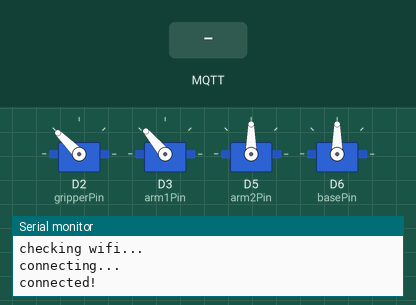
Bench run of a sketch on a simulated Arduino MKR. Parts: 4 × servo, the last lines printed to the serial monitor. Inputs (shaded band) come from the test bench. WiFi joins after 1.5 s; servers stay silent unless stated; no MQTT or app messages arrive unless stated.

Above: at 4.7 s.
4.8 s: MQTT message "alexa_topic" arrives on the second subscribed topic
At 5.4 s:
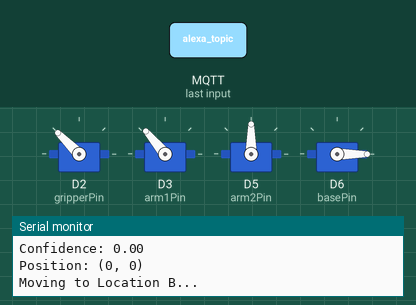
At 8.5 s:
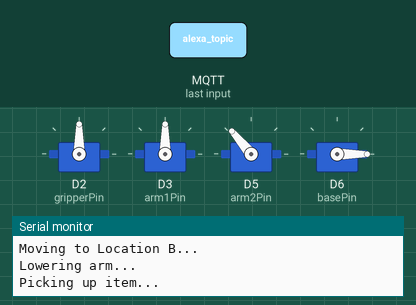
13.8 s: MQTT message "classification_topic" arrives on the second subscribed topic
At 18.9 s:
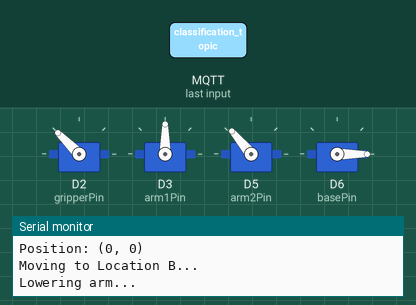
Timing chart, 0 to 22.8 s (numbered marks = the images above; inputs shaded):
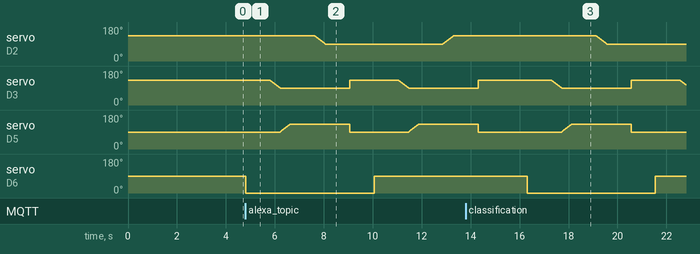

Measured:
- after the input at 4.8 s, servo on D6 (basePin): 90° → 0° at once, → 90° 5.3 s later
- after the input at 13.8 s, servo on D2 (gripperPin): moves from 135° to 90° over 0.44 s, starting after 5.3 s; servo on D6 (basePin): 90° → 0° after 2.5 s, → 90° 5.3 s later
- by itself, servo on D3 (arm1Pin): ramps from 130° to 90° and jumps back, once every 6.3 s
- by itself, servo on D5 (arm2Pin): ramps from 90° to 130° and jumps back, once every 6.3 s

The sketch:

ArduinoMKRWiFi1010_RoboticArm.ino
```cpp
#define BROKER_IP    "x.x.x.x"
#define DEV_NAME     "client-name"
#define MQTT_USER    "user-name"
#define MQTT_PW      "user-password"
#define MQTT_MAX_PACKET_SIZE 1024

const char ssid[] = "your-ssid";
const char pass[] = "your-password";

#include <ArduinoJson.h>
#include <MQTT.h>
#include <WiFiNINA.h>
#include <map>
#include <string>
#include <algorithm>
#include <Servo.h>

WiFiClient net;
MQTTClient client;

struct Component {
    std::string label;
    float confidence;
    int posX;
    int posY;
};
std::map<std::string, Component> componentMap;

Servo gripperServo;  // Servo 1 (Gripper)
Servo armServo1;     // Servo 2 (Up/Down)
Servo armServo2;     // Servo 3 (Up/Down)
Servo baseServo;     // Servo 4 (Rotation)

const int gripperPin = 2;
const int arm1Pin = 3;
const int arm2Pin = 5;
const int basePin = 6;

const int basePositionA = 90;  // Rotation at Location A
int basePositionB = 0; // Rotation at Location B

const int arm1UpPosition = 130;   // Arm lifted
const int arm2UpPosition = 90;   // Arm lifted
const int arm1DownPosition = 90; // Arm lowered
const int arm2DownPosition = 130; // Arm lowered

const int gripperOpen = 135;  // Open gripper
const int gripperClosed = 90; // Close gripper

const int stepDelay = 10; // Delay between steps

void storeData(const char* topic, const char* jsonPayload) {
    StaticJsonDocument<200> doc;
    deserializeJson(doc, jsonPayload);

    Component comp;
    comp.label = doc["label"].as<std::string>();
    comp.confidence = doc["confidence"].as<float>();
    comp.posX = doc["position"]["x"].as<int>();
    comp.posY = doc["position"]["y"].as<int>();

    componentMap[comp.label] = comp;
}

Component getComponentData(const std::string& label) {
    if (componentMap.find(label) != componentMap.end()) {
        return componentMap[label];
    } else {
        return {"", 0.0, 0, 0};  // Return an empty component if not found
    }
}

void printComponentMap() {
    Serial.println("Stored components:");

    for (const auto& pair : componentMap) {
        Serial.print("Label: ");
        Serial.println(pair.second.label.c_str());

        Serial.print("Confidence: ");
        Serial.println(pair.second.confidence);

        Serial.print("Position: (");
        Serial.print(pair.second.posX);
        Serial.print(", ");
        Serial.print(pair.second.posY);
        Serial.println(")");

        Serial.println("---------------------");
    }
}

void connect() {
  Serial.print("checking wifi...");
  while (WiFi.status() != WL_CONNECTED) {
    Serial.print(".");
    delay(1000);
  }
  Serial.print("\nconnecting...");
  while (!client.connect(DEV_NAME, MQTT_USER, MQTT_PW)) {
    Serial.print(".");
    delay(1000);
  }
  Serial.println("\nconnected!");
  client.subscribe("classification_topic");
  client.subscribe("alexa_topic");
}

void messageReceived(String &topic, String &payload) {
  //Serial.println("incoming: " + topic + " - " + payload);
  if (topic == "alexa_topic") {
    Serial.println("incoming: " + topic + " - " + payload);
    //printComponentMap();
    std::string cppString = payload.c_str();
    std::transform(cppString.begin(), cppString.end(), cppString.begin(), ::tolower);
    // Capitalize the first letter
    if (!cppString.empty()) {
        cppString[0] = toupper(cppString[0]);
    }
    Component retrieved = getComponentData(cppString);
    Serial.print("Label: ");
    Serial.println(retrieved.label.c_str());
    Serial.print("Confidence: ");
    Serial.println(retrieved.confidence);
    Serial.print("Position: (");
    Serial.print(retrieved.posX);
    Serial.print(", ");
    Serial.print(retrieved.posY);
    Serial.println(")");
    pickComponent(retrieved.posY);
  } else if (topic == "classification_topic") {
    storeData(topic.c_str(), payload.c_str());
  }
}

void gradualMove(Servo &servo, int startPos, int endPos) {
  int step = (startPos < endPos) ? 1 : -1;  // Determine direction
  for (int pos = startPos; pos != endPos; pos += step) {
      servo.write(pos);
      delay(stepDelay);
  }
  servo.write(endPos);  // Ensure final position is reached
}

int getBasePosition(int y) {
  if (y >= 0 && y <= 20) return 0;
  else if (y > 20 && y <= 40) return 10;
  else if (y > 40 && y <= 60) return 20;
  return 0;
}

void pickComponent(int y) {
  basePositionB = getBasePosition(y);
  // Move to Location B
  Serial.println("Moving to Location B...");
  baseServo.write(basePositionB);
  //gradualMove(baseServo, basePositionA, basePositionB);
  delay(1000);

  // Lower arm
  Serial.println("Lowering arm...");
  gradualMove(armServo1, arm1UpPosition, arm1DownPosition);
  gradualMove(armServo2, arm2UpPosition, arm2DownPosition);
  delay(1000);

  // Close gripper (pick item)
  Serial.println("Picking up item...");
  gradualMove(gripperServo, gripperOpen, gripperClosed);
  delay(1000);

  // Lift arm
  Serial.println("Lifting item...");
  armServo1.write(arm1UpPosition);
  armServo2.write(arm2UpPosition);
  //gradualMove(armServo1, arm1DownPosition, arm1UpPosition);
  //gradualMove(armServo2, arm2DownPosition, arm2UpPosition);
  delay(1000);

  // Move back to Location A
  Serial.println("Returning to Location A...");
  baseServo.write(basePositionA);
  //gradualMove(baseServo, basePositionB, basePositionA);
  delay(1000);

  // Lower arm
  Serial.println("Lowering arm...");
  gradualMove(armServo1, arm1UpPosition, arm1DownPosition);
  gradualMove(armServo2, arm2UpPosition, arm2DownPosition);
  delay(1000);

  // Open gripper (drop item)
  Serial.println("Dropping item...");
  gradualMove(gripperServo, gripperClosed, gripperOpen);
  delay(1000);

  // Lift arm back up
  Serial.println("Resetting arm...");
  armServo1.write(arm1UpPosition);
  armServo2.write(arm2UpPosition);
  //gradualMove(armServo1, arm1DownPosition, arm1UpPosition);
  //gradualMove(armServo2, arm2DownPosition, arm2UpPosition);
  delay(2000);
}

void setup() {
  Serial.begin(9600);
  WiFi.begin(ssid, pass);
  client.begin(BROKER_IP, 1883, net);
  client.onMessage(messageReceived);
  connect();

  gripperServo.attach(gripperPin);
  armServo1.attach(arm1Pin);
  armServo2.attach(arm2Pin);
  baseServo.attach(basePin);

  baseServo.write(basePositionA);
  armServo1.write(arm1UpPosition);
  armServo2.write(arm2UpPosition);
  gripperServo.write(gripperOpen);

  delay(2000);
}

void loop() {
  client.loop();
  if (!client.connected()) {
    connect();
  }
}
```
